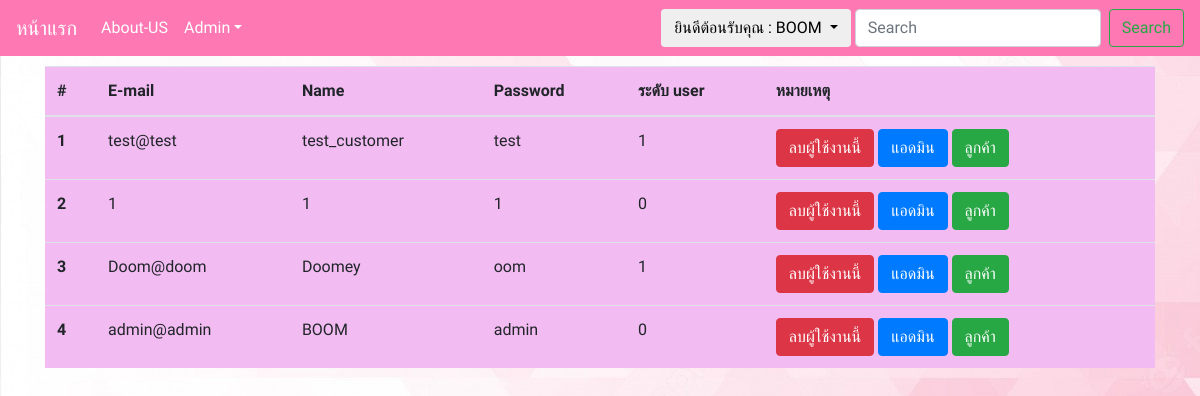
The page /pro/admin-user.php (signed in) on the database as committed earlier.
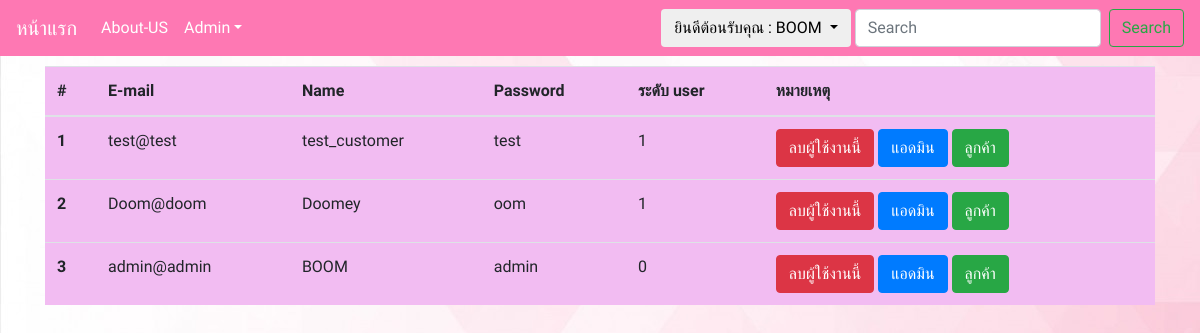
The same page on the database as committed later.
### tables this page shows
CREATE TABLE `users` (
  `user_id` int(11) NOT NULL,
  `user_email` varchar(120) NOT NULL,
  `user_pass` varchar(20) NOT NULL,
  `user_name` varchar(100) NOT NULL,
  `user_tier` int(11) NOT NULL DEFAULT 1 COMMENT '0=admin 1=customer'
);

### pro/admin-user.php (the view, shortened to what this page needs)
<?php
require_once 'navbar.php';
require_once 'connect.php';
 ?>
<body>
   <div class="container">
     <div class="table-responsive">
       <table style="background:#f2bcf2" class="table">
 <thead>
   <tr>
     <th scope="col">#</th>
     <th scope="col">E-mail</th>
     <th scope="col">Name</th>
     <th scope="col">Password</th>
     <th scope="col">ระดับ user</th>
     <th scope="col">หมายเหตุ</th>
   </tr>
 </thead>
 <tbody>
     <?php
     $n=1;
     $sql = ("SELECT * FROM users ORDER BY user_id DESC");
     $result=$mysqli->query($sql);
       while ($row = mysqli_fetch_array($result)) {
         ?>
         <tr>
           <th scope="row"><?php echo $n; ?></th>
           <td><?php echo $row['user_email']; ?></td>
           <td><?php echo $row['user_name']; ?></td>
           <td><?php echo $row['user_pass']; ?></td>
           <td><?php echo $row['user_tier']; ?></td>
           <td>
              <a href="#" class="btn btn-danger" onclick="checkdel(<?php echo $row['user_id']; ?>)" id="del">ลบผู้ใช้งานนี้</a>
              <a href="#" class="btn btn-primary" onclick="toadmin(<?php echo $row['user_id']; ?>)" id="admin">แอดมิน</a>
              <a href="#" class="btn btn-success" onclick="tocustom(<?php echo $row['user_id']; ?>)" id="admin">ลูกค้า</a>
            </td>
         </tr>
         <?php
         $n++;
       }
      ?>
 </tbody>
 </table>
     </div>
   </div>
 </body>

Rows that differ between the two databases and show on the page:
removed users: user_email "1", user_name "1", user_pass "1", user_tier "0"
